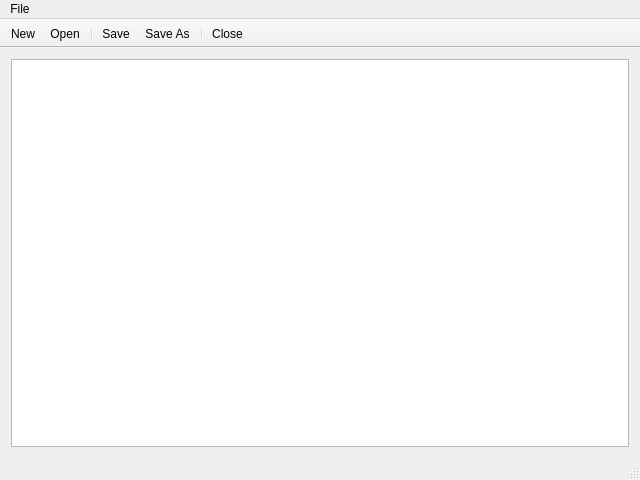
<?xml version="1.0" encoding="UTF-8"?>
<ui version="4.0">
 <class>MainWindow</class>
 <widget class="QMainWindow" name="MainWindow">
  <property name="geometry">
   <rect>
    <x>0</x>
    <y>0</y>
    <width>640</width>
    <height>480</height>
   </rect>
  </property>
  <property name="windowTitle">
   <string>MainWindow</string>
  </property>
  <widget class="QWidget" name="centralWidget">
   <layout class="QGridLayout" name="gridLayout">
    <item row="0" column="0">
     <widget class="TextArea" name="textArea"/>
    </item>
   </layout>
  </widget>
  <widget class="QMenuBar" name="menuBar">
   <property name="geometry">
    <rect>
     <x>0</x>
     <y>0</y>
     <width>640</width>
     <height>19</height>
    </rect>
   </property>
   <widget class="QMenu" name="menuFile">
    <property name="title">
     <string>File</string>
    </property>
    <addaction name="action_New"/>
    <addaction name="separator"/>
    <addaction name="action_Open"/>
    <addaction name="separator"/>
    <addaction name="actionSave"/>
    <addaction name="actionSave_As"/>
    <addaction name="separator"/>
    <addaction name="actionClose"/>
    <addaction name="action_Quit"/>
   </widget>
   <addaction name="menuFile"/>
  </widget>
  <widget class="QToolBar" name="mainToolBar">
   <property name="movable">
    <bool>false</bool>
   </property>
   <property name="toolButtonStyle">
    <enum>Qt::ToolButtonTextBesideIcon</enum>
   </property>
   <attribute name="toolBarArea">
    <enum>TopToolBarArea</enum>
   </attribute>
   <attribute name="toolBarBreak">
    <bool>false</bool>
   </attribute>
   <addaction name="action_New"/>
   <addaction name="action_Open"/>
   <addaction name="separator"/>
   <addaction name="actionSave"/>
   <addaction name="actionSave_As"/>
   <addaction name="separator"/>
   <addaction name="actionClose"/>
  </widget>
  <widget class="QStatusBar" name="statusBar"/>
  <action name="action_Open">
   <property name="text">
    <string>&amp;Open...</string>
   </property>
   <property name="shortcut">
    <string>Ctrl+O</string>
   </property>
  </action>
  <action name="action_New">
   <property name="text">
    <string>&amp;New</string>
   </property>
   <property name="shortcut">
    <string>Ctrl+N</string>
   </property>
  </action>
  <action name="actionSave">
   <property name="text">
    <string>Save</string>
   </property>
   <property name="shortcut">
    <string>Ctrl+S</string>
   </property>
  </action>
  <action name="actionSave_As">
   <property name="text">
    <string>Save &amp;As...</string>
   </property>
   <property name="shortcut">
    <string>Ctrl+Shift+S</string>
   </property>
  </action>
  <action name="actionClose">
   <property name="text">
    <string>&amp;Close</string>
   </property>
   <property name="shortcut">
    <string>Ctrl+W</string>
   </property>
  </action>
  <action name="action_Quit">
   <property name="text">
    <string>&amp;Quit</string>
   </property>
   <property name="shortcut">
    <string>Ctrl+Q</string>
   </property>
  </action>
 </widget>
 <layoutdefault spacing="6" margin="11"/>
 <customwidgets>
  <customwidget>
   <class>TextArea</class>
   <extends>QPlainTextEdit</extends>
   <header>textarea.h</header>
  </customwidget>
 </customwidgets>
 <resources/>
 <connections/>
</ui>
